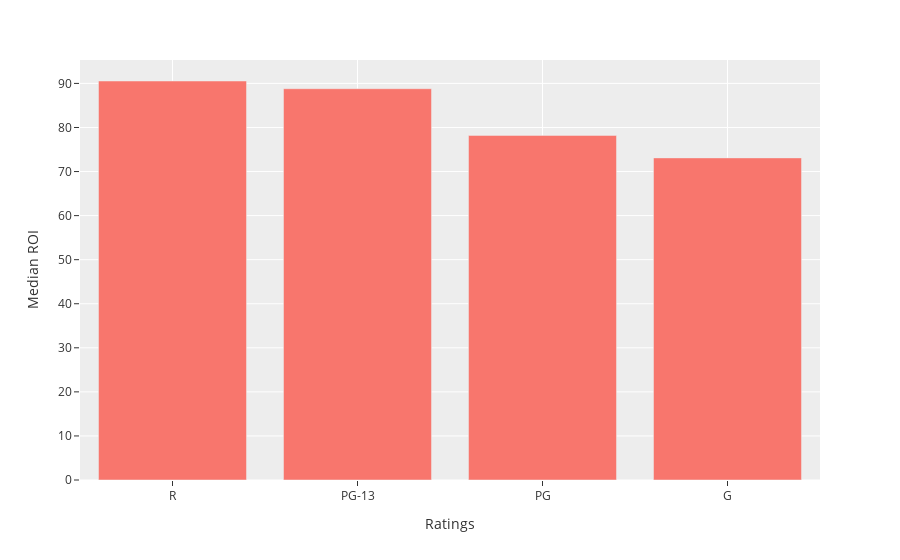

Notebook code for this chart:
### Markdown cell above
Looking deeper into the data it is possibly to draw some further insights. We have the Return on Investment of the top 100 films by rating as sorted by highest Profit.

### Code cell
## Barplot Generation

## Ratings profit
r_profit = round(top_100[top_100['rating'] == 'R']['ROI'].head(100).median(), 2)
pg13_profit = round(top_100[top_100['rating'] == 'PG-13']['ROI'].head(100).median(), 2)
pg_profit = round(top_100[top_100['rating'] == 'PG']['ROI'].head(100).median(), 2)
g_profit = round(top_100[top_100['rating'] == 'G']['ROI'].head(100).median(), 2)

## Ratings budgets
r_budget = round(top_100[top_100['rating'] == 'R']['budget'].head(100).median(), 2)
pg13_budget = round(top_100[top_100['rating'] == 'PG-13']['budget'].head(100).median(), 2)
pg_budget = round(top_100[top_100['rating'] == 'PG']['budget'].head(100).median(), 2)
g_budget = round(top_100[top_100['rating'] == 'G']['budget'].head(100).median(), 2)

## Figure size
plt.figure(figsize=(10,8))

## Figure variables and Data lists
ratings_profit = [r_profit, pg13_profit, pg_profit, g_profit]
ratings_budget = [r_budget, pg13_budget, pg_budget, g_budget]


fig = px.bar(data_frame=top_100, x=['R', 'PG-13', 'PG', 'G'], y=ratings_profit, 
             labels={'x':'Ratings', 'y':'Median ROI'}, template='ggplot2')
fig.show()

### Figure 1 — Plotly figure (JSON) as saved in the notebook; plotly's stock layout.template omitted (floating-point values rounded to 4 significant figures)
{"data": [{"alignmentgroup": "True", "hovertemplate": "Ratings=%{x}<br>Median ROI=%{y}<extra></extra>", "legendgroup": "", "marker": {"color": "#F8766D"}, "name": "", "offsetgroup": "", "orientation": "v", "showlegend": false, "textposition": "auto", "type": "bar", "x": ["R", "PG-13", "PG", "G"], "xaxis": "x", "y": [90.55, 88.8, 78.2, 73.1], "yaxis": "y"}], "layout": {"barmode": "relative", "legend": {"tracegroupgap": 0}, "margin": {"t": 60}, "xaxis": {"anchor": "y", "domain": [0, 1], "title": {"text": "Ratings"}}, "yaxis": {"anchor": "x", "domain": [0, 1], "title": {"text": "Median ROI"}}}}
